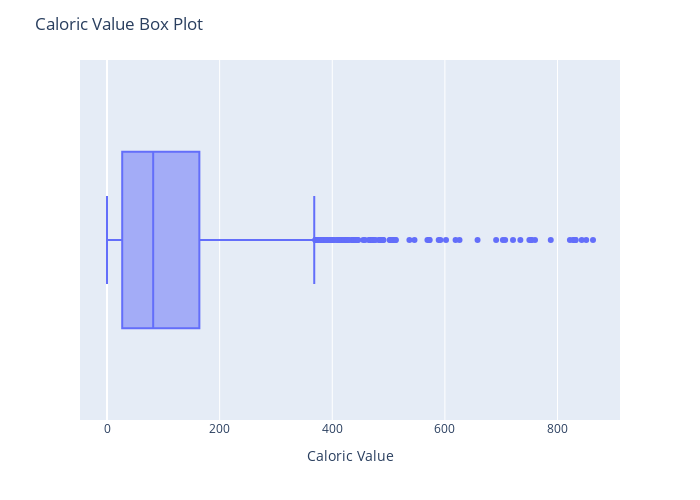

The notebook cell saved with this chart:
### Code cell
fig = px.box(data, x = 'Caloric Value', hover_name = 'food')
fig.update_layout(title = 'Caloric Value Box Plot',
                  width = 700, height = 500)
fig.show()

### Figure 1 — Plotly figure (JSON) as saved in the notebook; plotly's stock layout.template omitted (floating-point values rounded to 4 significant figures; data arrays with more than 128 entries replaced by an {"elided": "..."} marker saying what was removed)
{"data": [{"alignmentgroup": "True", "hovertemplate": "<b>%{hovertext}</b><br><br>Caloric Value=%{x}<extra></extra>", "hovertext": {"elided": "1454 str values"}, "legendgroup": "", "marker": {"color": "#636efa"}, "name": "", "notched": false, "offsetgroup": "", "orientation": "h", "showlegend": false, "type": "box", "x": {"elided": "1454 int values"}, "x0": " ", "xaxis": "x", "y0": " ", "yaxis": "y"}], "layout": {"boxmode": "group", "height": 500, "legend": {"tracegroupgap": 0}, "margin": {"t": 60}, "title": {"text": "Caloric Value Box Plot"}, "width": 700, "xaxis": {"anchor": "y", "domain": [0, 1], "title": {"text": "Caloric Value"}}, "yaxis": {"anchor": "x", "domain": [0, 1]}}}
